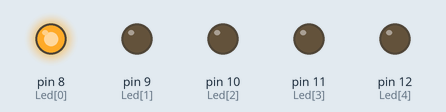
A sketch run on a simulated Arduino Uno, built with avr-gcc and run on an emulated ATmega328P. Shown: output pins drawn as LEDs (lit = HIGH).

Above: at 0.2 s.
At 1.2 s:
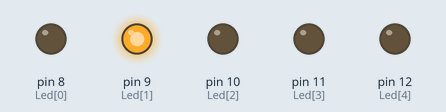
At 2.7 s:
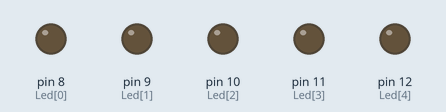
At 4.2 s:
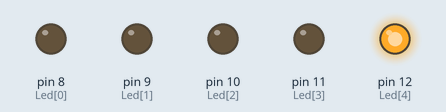
At 6.2 s:
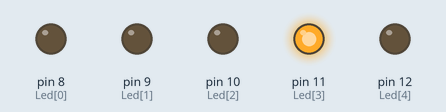
At 12.2 s:
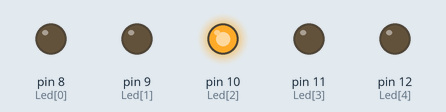
Timing chart, 0 to 13.0 s (numbered marks = the images above):
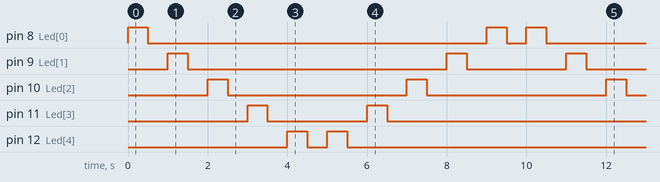

The sketch:

Lab1-1.ino
```cpp
int Led[5] = {8, 9, 10, 11, 12};

void setup() {
  for(int i=0; i<5; i++)
    pinMode(Led[i], OUTPUT);
}

void loop() {
  bool direction = 1; // 1:right ；0:left
  if(direction == 1)
  {
    for(int i=0; i<5; i++)
    {
      digitalWrite(Led[i], HIGH);  //第8腳位輸出高電位，點亮LED
      delay(500);  //等待500ms
      digitalWrite(Led[i], LOW);  //第8腳位輸出低電位，熄滅LED
      delay(500);  //等待500ms
      if(i==4)
      direction = 0 ;
    }
  }
  if(direction == 0)
  {
    for(int i=4; i>=0; i--)
    {
      digitalWrite(Led[i], HIGH);  //第8腳位輸出高電位，點亮LED
      delay(500);  //等待500ms
      digitalWrite(Led[i], LOW);  //第8腳位輸出低電位，熄滅LED
      delay(500);  //等待500ms
      if(i==0)
      direction = 1 ;
    }
  }
}
```

Measured:
- by itself, pin 8 (Led[0]): repeats every 10.0 s: LOW 8.5 s, HIGH 0.50 s, LOW 0.50 s, HIGH 0.50 s
- by itself, pin 9 (Led[1]): repeats every 10.0 s: LOW 6.5 s, HIGH 0.50 s, LOW 2.5 s, HIGH 0.50 s
- by itself, pin 10 (Led[2]): alternates HIGH for 0.50 s and LOW for 4.5 s
- by itself, pin 11 (Led[3]): repeats every 10.0 s: LOW 2.5 s, HIGH 0.50 s, LOW 6.5 s, HIGH 0.50 s
- by itself, pin 12 (Led[4]): repeats every 10.0 s: LOW 0.50 s, HIGH 0.50 s, LOW 8.5 s, HIGH 0.50 s
